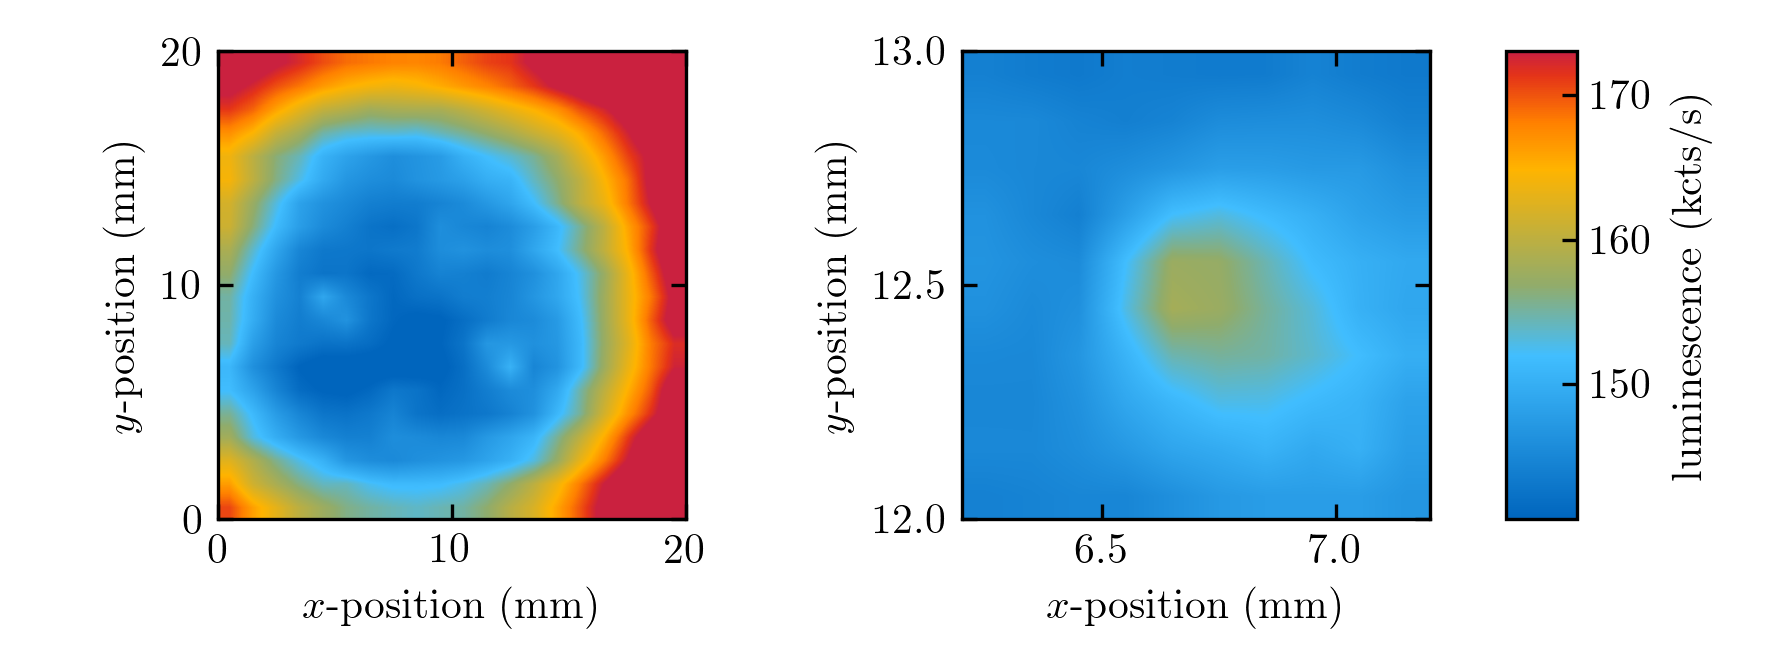

The Python source for this figure:
import os

import matplotlib.pyplot as plt
import scipy.io as sio

from util.inches import cm_to_inch
from util.tum_jet import tum_jet


def main():
    plotter = MagnetScanPlotter()
    plotter.plot_magnet_scan()


class MagnetScanPlotter:

    def __init__(self):
        self.coordinates = 'coord_array'
        self.counts = 'count_array'
        self.wide_scan_data, self.zoom_scan_data = self.load_data()
        self.x_offset, self.y_offset = self.calc_offsets()
        self.fig, self.ax1, self.ax2 = self.create_figure_with_two_axes()
        self.vmin, self.vmax = self.calc_min_max()

    def plot_magnet_scan(self):
        image = self.plot_one_axis(axis=self.ax1, data=self.wide_scan_data)
        self.ax1.__set_ticks([0, 10, 20])
        self.plot_one_axis(axis=self.ax2, data=self.zoom_scan_data, y_offset=self.y_offset - 0.023)
        self.ax2.__set_ticks([12, 12.5, 13])

        self.add_colorbar(image)

        plt.savefig('magnet_scan.png', dpi=300)

    def add_colorbar(self, image):
        self.fig.subplots_adjust(bottom=0.2, top=0.92, left=0.08, right=0.85, wspace=0.2)
        cbar_ax = self.fig.add_axes([0.85, 0.2, 0.04, 0.72])
        self.fig.colorbar(image, cax=cbar_ax, label=r'luminescence (kcts/s)')

    def calc_offsets(self):
        x_offset = self.wide_scan_data[self.coordinates][0][0][0]
        y_offset = self.wide_scan_data[self.coordinates][0][0][0]
        return x_offset, y_offset

    def plot_one_axis(self, axis, data, x_offset=None, y_offset=None):
        x_offset, y_offset = self.ensure_offset_is_set(x_offset, y_offset)
        norm_factor = 0.5e-4
        image = axis.imshow(data[self.counts] * norm_factor, cmap=tum_jet, interpolation='bilinear', origin='lower',
                            vmin=self.vmin * norm_factor, vmax=self.vmax * norm_factor,
                            extent=[
                                data[self.coordinates][0][0][0] - x_offset,
                                data[self.coordinates][-1][-1][0] - x_offset,
                                data[self.coordinates][0][0][1] - y_offset,
                                data[self.coordinates][-1][-1][1] - y_offset
                            ])
        axis.set_xlabel(r'$x$-position (mm)')
        axis.set_ylabel(r'$y$-position (mm)')
        return image

    def ensure_offset_is_set(self, x_offset, y_offset):
        if x_offset is None:
            x_offset = self.x_offset
        if y_offset is None:
            y_offset = self.y_offset
        return x_offset, y_offset

    @staticmethod
    def create_figure_with_two_axes():
        fig, (ax1, ax2) = plt.subplots(1, 2)
        fig.set_figheight(cm_to_inch(5.5))
        fig.set_figwidth(cm_to_inch(15))
        return fig, ax1, ax2

    @staticmethod
    def load_data():
        directory_path = '//file/e24/Projects/ReinhardLab/data_setup_nv1/190524_sample_N_40mA_highfield'
        wide_scan_file = 'bscan.000.mat'
        zoom_scan_file = 'bscan.005.mat'
        wide_scan_data = sio.loadmat(os.path.join(directory_path, wide_scan_file))
        zoom_scan_data = sio.loadmat(os.path.join(directory_path, zoom_scan_file))
        return wide_scan_data, zoom_scan_data

    def calc_min_max(self):
        wide_min = self.wide_scan_data[self.counts].min()
        wide_max = self.wide_scan_data[self.counts].max()
        zoom_min = self.zoom_scan_data[self.counts].min()
        zoom_max = self.zoom_scan_data[self.counts].max()
        return min(wide_min, zoom_min) * 1.01, max(wide_max, zoom_max) * 0.93


if __name__ == '__main__':
    main()
